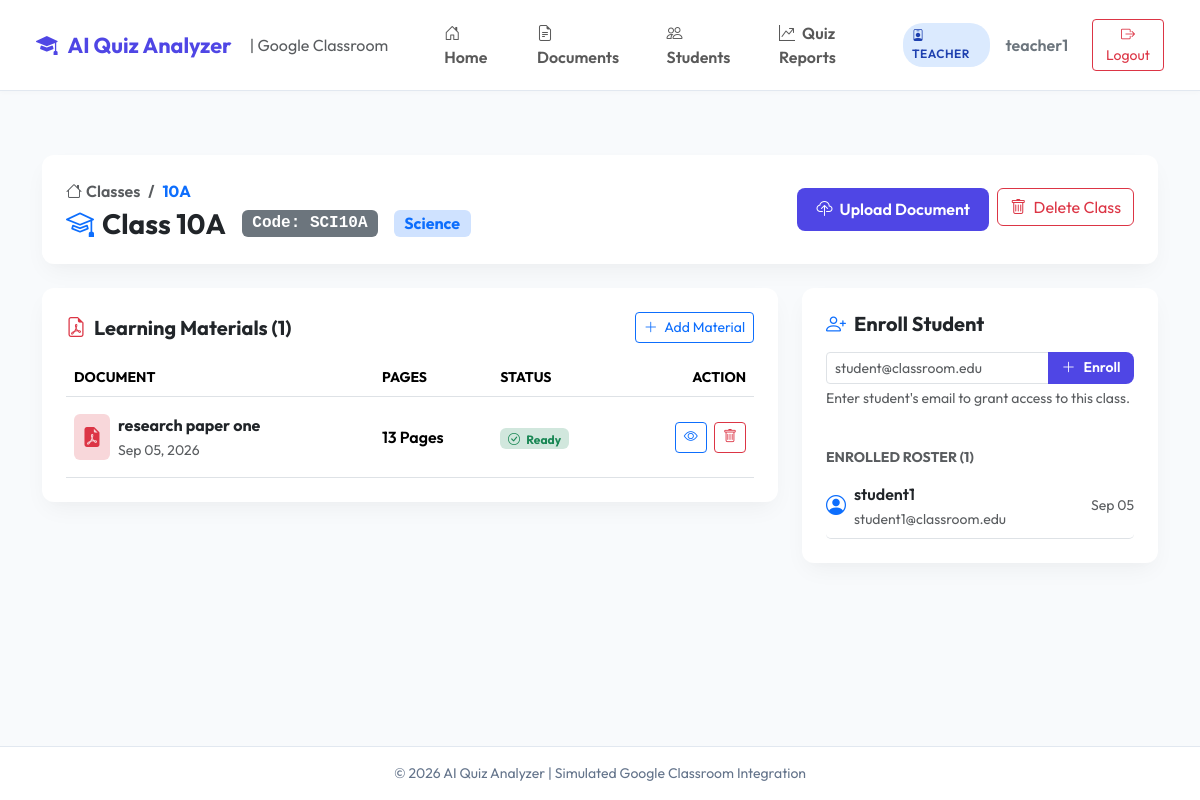
Screenshot of /teacher/class/1/ (signed in) with the database file from the repository.
### quiz_app/models.py (models this page shows, shortened)
class User(AbstractUser):
    ROLE_CHOICES = (
        ('TEACHER', 'Teacher'),
        ('STUDENT', 'Student'),
    )
    role = models.CharField(max_length=10, choices=ROLE_CHOICES, default='STUDENT')
    @property
    def is_teacher(self):
        return self.role == 'TEACHER'

class ClassRoom(models.Model):
    name = models.CharField(max_length=100)
    code = models.CharField(max_length=20, unique=True)
    subject = models.CharField(max_length=100)
    teacher = models.ForeignKey(User, on_delete=models.CASCADE, related_name='classes_created')
    created_at = models.DateTimeField(auto_now_add=True)

class Document(models.Model):
    FILE_TYPE_CHOICES = (
        ('PDF', 'PDF Document'),
        ('PPT', 'PPT Presentation'),
        ('PPTX', 'PPTX Presentation'),
    )
    STATUS_CHOICES = (
        ('PENDING', 'Pending Processing'),
        ('PROCESSING', 'Processing'),
        ('COMPLETED', 'AI Analysis Completed'),
        ('FAILED', 'Processing Failed'),
    )
    classroom = models.ForeignKey(ClassRoom, on_delete=models.CASCADE, related_name='documents')
    title = models.CharField(max_length=255)
    file = models.FileField(upload_to='documents/', null=True, blank=True)
    file_type = models.CharField(max_length=10, choices=FILE_TYPE_CHOICES, default='PDF')
    total_pages = models.IntegerField(default=0)
    upload_date = models.DateTimeField(auto_now_add=True)
    processing_status = models.CharField(max_length=20, choices=STATUS_CHOICES, default='PENDING')

class Enrollment(models.Model):
    student = models.ForeignKey(User, on_delete=models.CASCADE, related_name='enrollments')
    classroom = models.ForeignKey(ClassRoom, on_delete=models.CASCADE, related_name='enrollments')
    enrolled_at = models.DateTimeField(auto_now_add=True)
    class Meta:
        unique_together = ('student', 'classroom')

### quiz_app/views.py (the view)
# urls.py: path('teacher/class/<int:class_id>/', views.class_detail, name='class_detail'),
@login_required
def class_detail(request, class_id):
    if not request.user.is_teacher:
        return redirect('student_dashboard')
    classroom = get_object_or_404(ClassRoom, id=class_id, teacher=request.user)
    documents = classroom.documents.all().order_by('-upload_date')
    enrollments = classroom.enrollments.select_related('student').order_by('enrolled_at')
    context = {
        'classroom': classroom,
        'documents': documents,
        'enrollments': enrollments,
    }
    return render(request, 'teacher/class_detail.html', context)

### templates/teacher/class_detail.html (shortened to what this page needs)
{% extends 'base.html' %}
{% block content %}
<div class="container py-3">
    <div class="card card-custom p-4 border-0 mb-4 bg-white">
        <div class="d-flex flex-wrap justify-content-between align-items-center gap-3">
            <div>
                <nav aria-label="breadcrumb">
                    <ol class="breadcrumb mb-1 text-muted small fw-semibold">
                        <li class="breadcrumb-item"><a href="{% url 'teacher_dashboard' %}" class="text-decoration-none text-muted"><i class="bi bi-house me-1"></i>Classes</a></li>
                        <li class="breadcrumb-item active text-primary fw-bold">{{ classroom.name }}</li>
                    </ol>
                </nav>
                <div class="d-flex align-items-center gap-3">
                    <h3 class="fw-bold text-dark mb-0"><i class="bi bi-mortarboard text-primary me-2"></i>Class {{ classroom.name }}</h3>
                    <span class="badge bg-secondary font-monospace fs-6">Code: {{ classroom.code }}</span>
                    <span class="badge bg-primary-subtle text-primary fw-bold fs-6">{{ classroom.subject }}</span>
                </div>
            </div>
            <div class="d-flex gap-2">
                <a href="{% url 'upload_document_class' classroom.id %}" class="btn btn-purple">
                    <i class="bi bi-cloud-upload me-1"></i> Upload Document
                </a>
                <form method="post" action="{% url 'delete_class' classroom.id %}" class="d-inline" onsubmit="return confirm('Are you sure you want to delete Class {{ classroom.name }}? All associated documents and quiz records will be permanently removed.');">
                    <button type="submit" class="btn btn-outline-danger">
                        <i class="bi bi-trash me-1"></i> Delete Class
                    </button>
                </form>
            </div>
        </div>
    </div>
    <div class="row g-4">
        <div class="col-lg-8">
            <div class="card card-custom p-4 border-0 mb-4">
                <div class="d-flex justify-content-between align-items-center mb-3">
                    <h5 class="fw-bold mb-0"><i class="bi bi-file-earmark-pdf text-danger me-2"></i>Learning Materials ({{ documents.count }})</h5>
                    <a href="{% url 'upload_document_class' classroom.id %}" class="btn btn-sm btn-outline-primary">
                        <i class="bi bi-plus-lg me-1"></i> Add Material
                    </a>
                </div>
                {% if documents %}
                    <div class="table-responsive">
                        <table class="table table-hover align-middle mb-0">
                            <thead class="bg-light text-muted small text-uppercase">
                                <tr>
                                    <th class="py-2">Document</th>
                                    <th class="py-2">Pages</th>
                                    <th class="py-2">Status</th>
                                    <th class="py-2 text-end">Action</th>
                                </tr>
                            </thead>
                            <tbody>
                                {% for doc in documents %}
                                <tr>
                                    <td class="py-3">
                                        <div class="d-flex align-items-center">
                                            <div class="p-2 bg-danger-subtle text-danger rounded me-2">
                                                <i class="bi bi-file-earmark-pdf-fill fs-5"></i>
                                            </div>
                                            <div>
                                                <strong class="text-dark d-block">{{ doc.title }}</strong>
                                                <span class="small text-muted">{{ doc.upload_date|date:"M d, Y" }}</span>
                                            </div>
                                        </div>
                                    </td>
                                    <td class="fw-semibold">{{ doc.total_pages }} Pages</td>
                                    <td>
                                        {% if doc.processing_status == 'COMPLETED' %}
                                            <span class="badge bg-success-subtle text-success">
                                                <i class="bi bi-check-circle me-1"></i> Ready
                                            </span>
                                        {% else %}
                                            <span class="badge bg-secondary">{{ doc.get_processing_status_display }}</span>
                                        {% endif %}
                                    </td>
                                    <td class="text-end">
                                        <a href="{% url 'document_viewer' doc.id %}" class="btn btn-sm btn-outline-primary me-1">
                                            <i class="bi bi-eye"></i>
                                        </a>
                                        <form method="post" action="{% url 'delete_document' doc.id %}" class="d-inline" onsubmit="return confirm('Are you sure you want to delete document \'{{ doc.title }}\'?');">
                                            <button type="submit" class="btn btn-sm btn-outline-danger">
                                                <i class="bi bi-trash"></i>
                                            </button>
                                        </form>
                                    </td>
                                </tr>
                                {% endfor %}
                            </tbody>
                        </table>
                    </div>
                {% endif %}
            </div>
        </div>
        <div class="col-lg-4">
            <div class="card card-custom p-4 border-0 mb-4">
                <h5 class="fw-bold mb-3"><i class="bi bi-person-plus text-primary me-2"></i>Enroll Student</h5>
                <form method="post" action="{% url 'enroll_student' classroom.id %}" class="mb-3">
                    <div class="input-group">
                        <input type="email" name="student_email" class="form-control form-control-sm" placeholder="student@classroom.edu" required>
                        <button type="submit" class="btn btn-purple btn-sm">
                            <i class="bi bi-plus-lg me-1"></i> Enroll
                        </button>
                    </div>
                    <div class="form-text small">Enter student's email to grant access to this class.</div>
                </form>
                <h6 class="fw-bold text-muted small text-uppercase tracking-wider mt-4 mb-2">Enrolled Roster ({{ enrollments.count }})</h6>
                {% if enrollments %}
                    <ul class="list-group list-group-flush">
                        {% for item in enrollments %}
                            <li class="list-group-item px-0 py-2 border-0 border-bottom d-flex align-items-center justify-content-between">
                                <div class="d-flex align-items-center">
                                    <i class="bi bi-person-circle fs-5 text-primary me-2"></i>
                                    <div>
                                        <span class="fw-semibold text-dark d-block">{{ item.student.username }}</span>
                                        <span class="small text-muted">{{ item.student.email|default:"student@classroom.edu" }}</span>
                                    </div>
                                </div>
                                <span class="small text-muted">{{ item.enrolled_at|date:"M d" }}</span>
                            </li>
                        {% endfor %}
                    </ul>
                {% else %}
                    <p class="text-muted small mb-0">No students currently enrolled in this class.</p>
                {% endif %}
            </div>
        </div>
    </div>
</div>
{% endblock %}

### templates/base.html (shortened to what this page needs)
<!DOCTYPE html>
<html lang="en">
<head>
    <link href="https://cdn.jsdelivr.net/npm/bootstrap@5.3.2/dist/css/bootstrap.min.css" rel="stylesheet">
    <link rel="stylesheet" href="https://cdn.jsdelivr.net/npm/bootstrap-icons@1.11.1/font/bootstrap-icons.css">
</head>
<body>
    <nav class="navbar navbar-expand-lg navbar-classroom sticky-top">
        <div class="container-fluid">
            <a class="navbar-brand brand-logo" href="{% url 'dashboard' %}">
                <i class="bi bi-mortarboard-fill"></i> AI Quiz Analyzer
                <span class="fs-6 text-muted fw-normal ms-2 d-none d-md-inline">| Google Classroom</span>
            </a>
            <div class="collapse navbar-collapse" id="navbarNav">
                {% if user.is_authenticated %}
                <ul class="navbar-nav me-auto ms-lg-4 mb-2 mb-lg-0">
                    <li class="nav-item">
                        <a class="nav-link fw-semibold px-3" href="{% url 'dashboard' %}"><i class="bi bi-house-door me-1"></i> Home</a>
                    </li>
                    {% if user.is_teacher %}
                        <li class="nav-item">
                            <a class="nav-link fw-semibold px-3" href="{% url 'teacher_document_list' %}"><i class="bi bi-file-earmark-text me-1"></i> Documents</a>
                        </li>
                        <li class="nav-item">
                            <a class="nav-link fw-semibold px-3" href="{% url 'teacher_student_list' %}"><i class="bi bi-people me-1"></i> Students</a>
                        </li>
                        <li class="nav-item">
                            <a class="nav-link fw-semibold px-3" href="{% url 'teacher_reports' %}"><i class="bi bi-graph-up-arrow me-1"></i> Quiz Reports</a>
                        </li>
                    {% endif %}
                </ul>
                <div class="d-flex align-items-center gap-3">
                    <span class="badge-role {% if user.is_teacher %}badge-teacher{% else %}badge-student{% endif %}">
                        <i class="bi {% if user.is_teacher %}bi-person-badge{% else %}bi-backpack{% endif %} me-1"></i>
                        {{ user.get_role_display }}
                    </span>
                    <span class="fw-semibold text-secondary">{{ user.username }}</span>
                    <a href="{% url 'logout' %}" class="btn btn-outline-danger btn-sm ms-2">
                        <i class="bi bi-box-arrow-right"></i> Logout
                    </a>
                </div>
                {% endif %}
            </div>
        </div>
    </nav>
    <div class="content-container">
        {% block content %}{% endblock %}
    </div>
    <footer class="text-center">
        <div class="container">
            <p class="mb-0">&copy; 2026 AI Quiz Analyzer | Simulated Google Classroom Integration</p>
        </div>
    </footer>
</body>
</html>

### templates/base.html (style rules this page uses)
:root { --primary-purple: #4f46e5; --primary-hover: #4338ca; --secondary-purple: #818cf8; --accent-purple: #e0e7ff; --bg-light: #f8fafc; --card-shadow: 0 10px 25px -5px rgba(0, 0, 0, 0.05), 0 8px 10px -6px rgba(0, 0, 0, 0.01); }
body { font-family: 'Outfit', sans-serif; background-color: var(--bg-light); color: #1e293b; min-height: 100vh; display: flex; flex-direction: column; }
.navbar-classroom { background: #ffffff; border-bottom: 1px solid #e2e8f0; box-shadow: 0 2px 4px rgba(0,0,0,0.02); padding: 0.8rem 1.5rem; }
.brand-logo { font-weight: 700; color: var(--primary-purple); font-size: 1.35rem; display: flex; align-items: center; gap: 10px; }
.badge-role { font-size: 0.75rem; font-weight: 600; padding: 0.35em 0.75em; border-radius: 20px; text-transform: uppercase; letter-spacing: 0.5px; }
.badge-teacher { background-color: #dbeafe; color: #1e40af; }
.btn-purple { background-color: var(--primary-purple); color: #ffffff; font-weight: 600; border-radius: 8px; padding: 0.6rem 1.2rem; border: none; transition: all 0.2s ease-in-out; }
.btn-purple.btn-sm { padding: 0.38rem 0.85rem; font-size: 0.875rem; line-height: 1.4; display: inline-flex; align-items: center; justify-content: center; gap: 0.25rem; }
.card-custom { border: 1px solid #e2e8f0; border-radius: 12px; background: #ffffff; box-shadow: var(--card-shadow); transition: transform 0.2s, box-shadow 0.2s; }
.content-container { flex: 1; padding: 2rem 0; }
footer { background: #ffffff; border-top: 1px solid #e2e8f0; padding: 1rem 0; font-size: 0.875rem; color: #64748b; }

### rows the page displays
User: role "TEACHER", username "teacher1"
ClassRoom: name "10A", code "SCI10A", subject "Science"
Document: title "research paper one", upload_date "Sep 05, 2026", total_pages "13", processing_status "COMPLETED" (drawn)
Enrollment: student.username "student1", student.email "student1@classroom.edu", enrolled_at "Sep 05"

### other values shown
{{ documents.count }} "1"
{{ enrollments.count }} "1"
